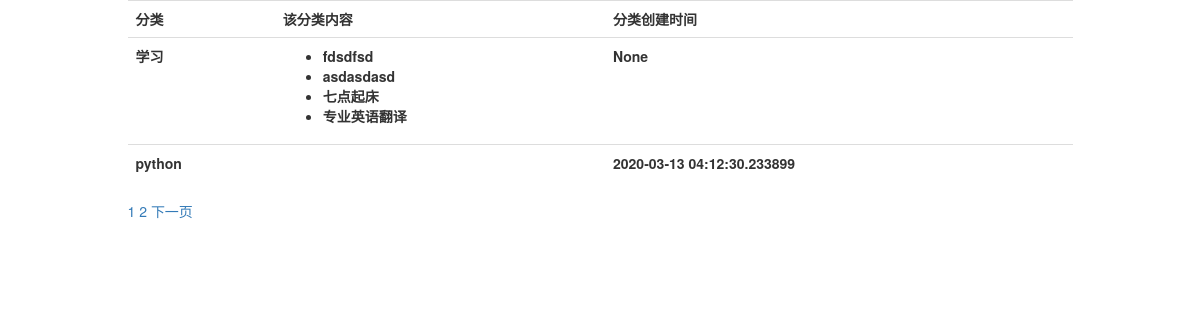
/todo/categories/list (signed in), run on an earlier commit of the app's database.
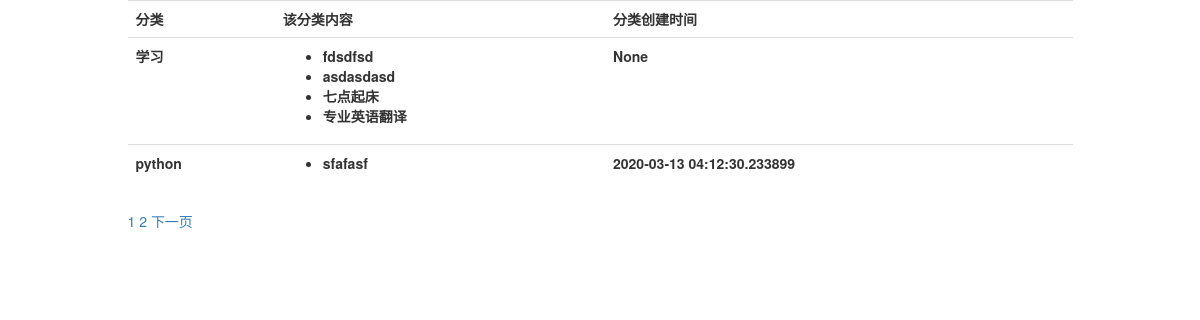
And on a later commit of the database.
### app/models.py (models this page shows, shortened)
class Category(db.Model):
    __tablename__ = 'categories'
    id = db.Column(db.Integer, autoincrement=True, primary_key=True)
    name = db.Column(db.String(20), unique=True)
    add_time = db.Column(db.DateTime, default=datetime.utcnow)
    user_id = db.Column(db.Integer, db.ForeignKey('users.id'))
    todos = db.relationship('Todo', backref='category')

class Todo(db.Model):
    __tablename__ = 'todos'
    id = db.Column(db.Integer, autoincrement=True, primary_key=True)
    content = db.Column(db.String(100))
    status = db.Column(db.Boolean, default=False)
    add_time = db.Column(db.DateTime, default=datetime.utcnow)
    user_id = db.Column(db.Integer, db.ForeignKey('users.id'))
    category_id = db.Column(db.Integer, db.ForeignKey('categories.id'))

### app/todo/views.py (the view)
@todo.route('/categories/list')
@login_required
def category_list():
    page = int(request.args.get('page', 1))
    categoryPageObj = Category.query.filter_by(
        user_id=current_user.id).paginate(
        page, per_page=current_app.config['PRE_PAGE'])
    return render_template('todo/category_list.html',
                           categoryPageObj=categoryPageObj)

### app/auth/views.py (called while the page is built)
@auth.before_app_request
def before_request():
    if current_user.is_authenticated \
            and not current_user.confirmed \
            and request.endpoint[:5] != 'auth.' \
            and request.endpoint != 'static':
        return redirect(url_for('auth.unconfirmed'))

### app/models.py (called while the page is built)
@login_manager.user_loader
def load_user(user_id):
    return User.query.get(int(user_id))

### app/templates/todo/category_list.html (shortened to what this page needs)
{% extends 'bootstrap/base.html' %}
{% block content %}
    <div class="container">
        <div class="row">
            <div class="col-lg-10 col-lg-offset-1">
                <table class="table table-hover">
                    <tr>
                        <th>分类</th>
                        <th>该分类内容</th>
                        <th>分类创建时间</th>
                    </tr>
                    {% for category in categoryPageObj.items %}
                        <tr>
                            <th>{{ category.name }}</th>
                            <th>
                                <ul>
                                    {% for todo in category.todos %}
                                        <li>{{ todo.content }}</li>
                                    {% endfor %}
                                </ul>
                            </th>
                            <th>{{ category.add_time }}</th>
                        </tr>
                    {% endfor %}
                </table>
                {% for i in categoryPageObj.iter_pages() %}
                    <a href="{{ url_for('todo.category_list') }}?page={{ i }}">
                        {% if i %}
                            {{ i }}
                        {% else %}
                            ...
                        {% endif %}
                    </a>
                {% endfor %}
                {% if categoryPageObj.has_next %}
                    <a href="{{ url_for('todo.category_list') }}?page={{ categoryPageObj.next_num }}">下一页</a>
                {% endif %}
            </div>
        </div>
    </div>
{% endblock %}

What changed in the data, as far as the page shows it:
changed Category "python": gains Todo (content "sfafasf")
